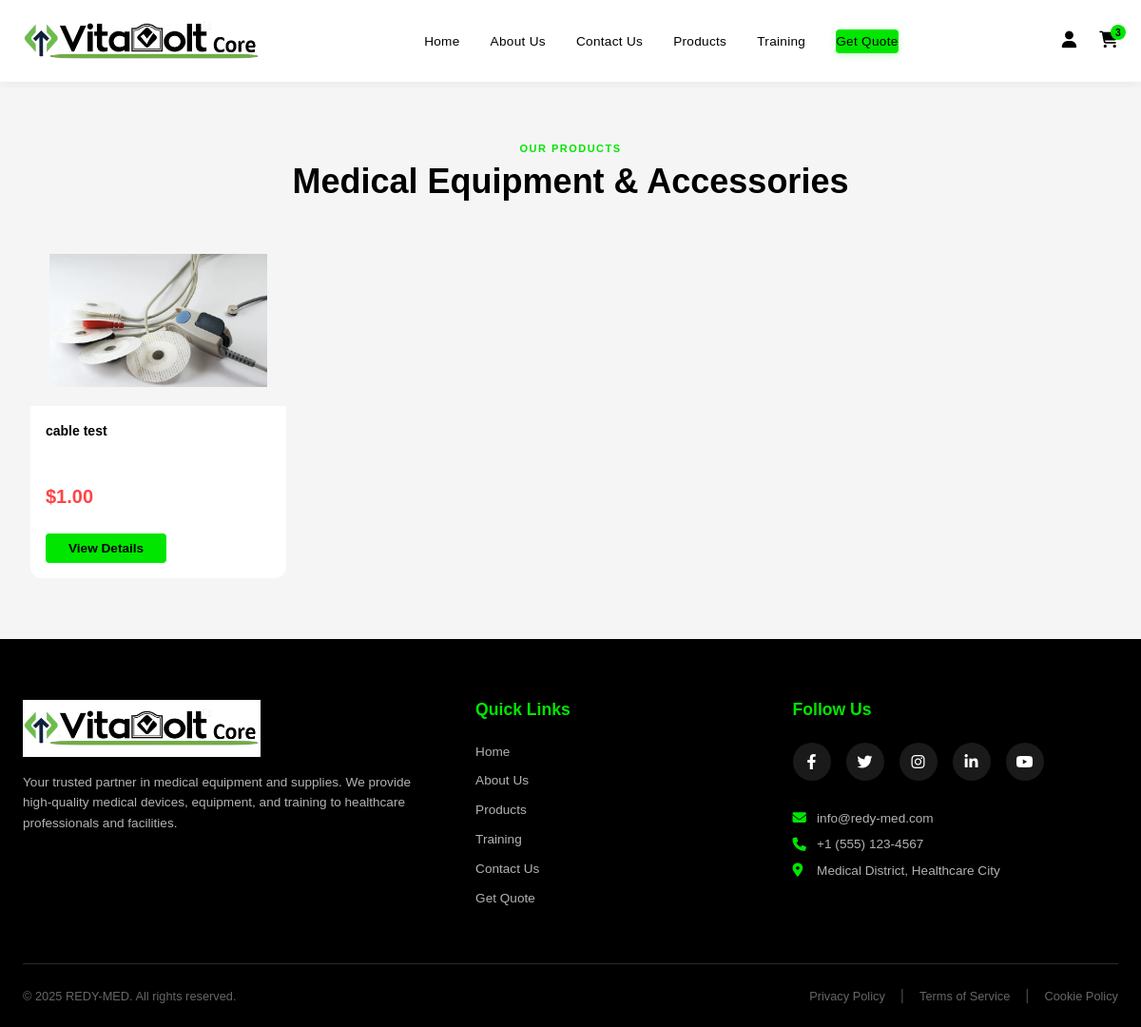
The page /index.php?page=products on the database its author committed.
### tables this page shows
CREATE TABLE `products` (
  `product_id` int(11) NOT NULL,
  `product_name` varchar(255) NOT NULL,
  `sku` varchar(100) DEFAULT NULL,
  `spu` varchar(100) DEFAULT NULL,
  `model_number` varchar(100) DEFAULT NULL,
  `warranty_period` varchar(100) DEFAULT NULL,
  `brand` varchar(100) DEFAULT 'REDY-MED',
  `category_id` int(11) NOT NULL,
  `manufacturer_id` int(11) DEFAULT NULL,
  `short_description` text DEFAULT NULL,
  `long_description` text DEFAULT NULL,
  `description` text DEFAULT NULL,
  `features` text DEFAULT NULL,
  `price` decimal(10,2) DEFAULT NULL,
  `stock_quantity` int(11) DEFAULT 0,
  `is_active` tinyint(1) DEFAULT 1,
  `is_featured` tinyint(1) DEFAULT 0,
  `created_at` timestamp NOT NULL DEFAULT current_timestamp(),
  `updated_at` timestamp NOT NULL DEFAULT current_timestamp() ON UPDATE current_timestamp()
);

CREATE TABLE `product_images` (
  `image_id` int(11) NOT NULL,
  `product_id` int(11) NOT NULL,
  `image_url` varchar(500) NOT NULL,
  `image_alt_text` varchar(255) DEFAULT NULL,
  `display_order` int(11) DEFAULT 0,
  `is_primary` tinyint(1) DEFAULT 0,
  `created_at` timestamp NOT NULL DEFAULT current_timestamp()
);

### pages/products.php (the view, shortened to what this page needs)
<!DOCTYPE html>
<html lang="en">
<head>
    <link rel="stylesheet" href="https://cdnjs.cloudflare.com/ajax/libs/font-awesome/6.4.0/css/all.min.css">
    <link rel="stylesheet" href="css/header.css">
    <link rel="stylesheet" href="css/footer.css">
    <link rel="stylesheet" href="css/home.css">
</head>
<body>
    <?php include 'include/header.php'; ?>
    <section class="products-section" style="padding: 4rem 2rem;">
        <div class="section-header">
            <div class="section-label">Our Products</div>
            <h2 class="section-title">Medical Equipment & Accessories</h2>
        </div>
        <div class="products-grid">
            <?php
            $sql = "SELECT p.*, c.category_name, pi.image_url
                    FROM products p
                    LEFT JOIN categories c ON p.category_id = c.category_id
                    LEFT JOIN product_images pi ON p.product_id = pi.product_id AND pi.is_primary = 1
                    WHERE p.is_active = 1
                    ORDER BY p.created_at DESC
                    LIMIT 12";
            $result = $conn->query($sql);
            if ($result && $result->num_rows > 0) {
                while($row = $result->fetch_assoc()) {
                    $product_id = $row['product_id'];
                    $product_name = htmlspecialchars($row['product_name']);
                    $price = $row['price'] ? '$' . number_format($row['price'], 2) : 'Contact for Price';
                    $image_url = $row['image_url'] ?: 'https://images.unsplash.com/photo-1584515933487-779824d29309?w=400&h=300&fit=crop';
                    ?>
                    <div class="product-card">
                        <div class="product-image-wrapper">
                            <img src="<?php echo $image_url; ?>" alt="<?php echo $product_name; ?>" class="product-image">
                        </div>
                        <div class="product-content">
                            <div class="product-name"><?php echo $product_name; ?></div>
                            <div class="product-price"><?php echo $price; ?></div>
                            <a href="index.php?page=productOpen&id=<?php echo $product_id; ?>" class="view-details-btn">View Details</a>
                        </div>
                    </div>
                    <?php
                }
            } else {
                echo '<p style="text-align: center; width: 100%; padding: 2rem;">No products available at the moment.</p>';
            }
            ?>
        </div>
    </section>
    <?php include 'include/footer.php'; ?>
</body>
</html>

### css/header.css (style rules this page uses)
:root { --primary-color: #00e600; --secondary-color: #ffffff; --text-color: #000000; --border-radius: 4px; }
* { margin: 0; padding: 0; box-sizing: border-box; }
body { font-family: -apple-system, BlinkMacSystemFont, 'Segoe UI', Roboto, Oxygen, Ubuntu, Cantarell, sans-serif; background: #f5f5f5; }

### css/home.css (style rules this page uses)
body { font-family: "Arial", sans-serif; overflow-x: hidden; }
.products-section { padding: 50px 20px; max-width: 1400px; margin: 0 auto; }
.section-header { text-align: center; margin-bottom: 35px; position: relative; }
.section-label { font-size: 11px; font-weight: 600; color: var(--primary-color); letter-spacing: 1.5px; text-transform: uppercase; margin-bottom: 8px; }
.section-title { font-size: 36px; font-weight: 700; color: var(--text-color); margin-bottom: 0; }
.products-grid { display: grid; grid-template-columns: repeat(4, 1fr); gap: 20px; }
.product-card { background: var(--secondary-color); border-radius: 12px; overflow: hidden; transition: all 0.3s cubic-bezier(0.4, 0, 0.2, 1); border: none; cursor: pointer; }
.product-image-wrapper { position: relative; width: 100%; height: 180px; overflow: hidden; background: #f5f5f5; padding: 20px; }
.product-image { width: 100%; height: 100%; object-fit: cover; transition: transform 0.4s ease; }
.product-content { padding: 16px; }
.product-name { font-size: 14px; font-weight: 600; color: var(--text-color); line-height: 1.5; min-height: 60px; display: -webkit-box; -webkit-line-clamp: 3; -webkit-box-orient: vertical; overflow: hidden; }
.product-price { font-size: 1.2rem; font-weight: 700; color: var(--primary-color); margin: 0.5rem 0; }
.view-details-btn { display: inline-block; margin-top: 0.75rem; padding: 0.5rem 1.5rem; background: var(--primary-color); color: var(--text-color); text-decoration: none; border-radius: var(--border-radius); font-size: 0.85rem; font-weight: 600; transition: all 0.3s ease; }
.product-price { color: #ff4444; font-size: 20px; font-weight: bold; margin-bottom: 15px; }

### rows shown on the page
products: product_images.image_url (picture), product_name "cable test", price "$1.00"
